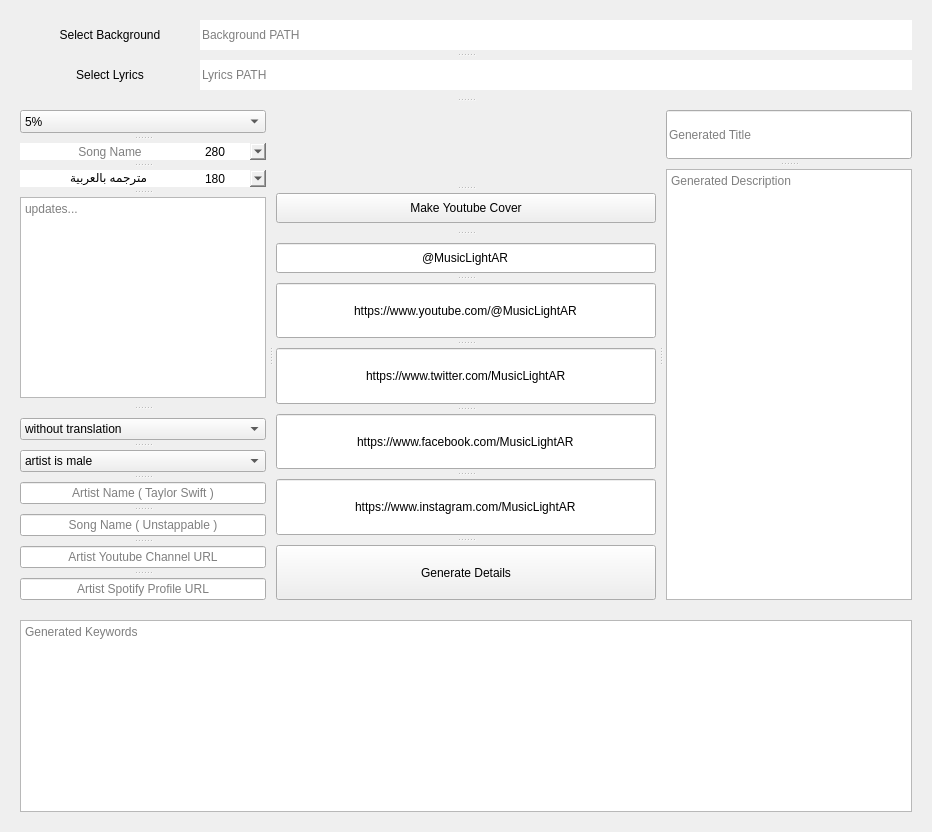
      <widget class="QWidget" name="TabSection2">
       <attribute name="title">
        <string>Generate Video Details</string>
       </attribute>
       <layout class="QGridLayout" name="gridLayout_5">
        <property name="leftMargin">
         <number>0</number>
        </property>
        <property name="topMargin">
         <number>0</number>
        </property>
        <property name="rightMargin">
         <number>0</number>
        </property>
        <property name="bottomMargin">
         <number>0</number>
        </property>
        <property name="spacing">
         <number>0</number>
        </property>
        <item row="0" column="0">
         <widget class="QWidget" name="section2" native="true">
          <layout class="QGridLayout" name="gridLayout_4">
           <property name="leftMargin">
            <number>20</number>
           </property>
           <property name="topMargin">
            <number>20</number>
           </property>
           <property name="rightMargin">
            <number>20</number>
           </property>
           <property name="bottomMargin">
            <number>20</number>
           </property>
           <property name="horizontalSpacing">
            <number>0</number>
           </property>
           <property name="verticalSpacing">
            <number>20</number>
           </property>
           <item row="0" column="0">
            <widget class="QSplitter" name="splitter_28">
             <property name="orientation">
              <enum>Qt::Vertical</enum>
             </property>
             <property name="handleWidth">
              <number>20</number>
             </property>
             <widget class="QSplitter" name="splitter_27">
              <property name="orientation">
               <enum>Qt::Vertical</enum>
              </property>
              <property name="handleWidth">
               <number>10</number>
              </property>
              <widget class="QSplitter" name="splitter_17">
               <property name="orientation">
                <enum>Qt::Horizontal</enum>
               </property>
               <property name="handleWidth">
                <number>0</number>
               </property>
               <widget class="QPushButton" name="VideoBackground2Button">
                <property name="minimumSize">
                 <size>
                  <width>180</width>
                  <height>30</height>
                 </size>
                </property>
                <property name="maximumSize">
                 <size>
                  <width>180</width>
                  <height>30</height>
                 </size>
                </property>
                <property name="styleSheet">
                 <string notr="true">border-top-right-radius: 0px;
border-bottom-right-radius: 0px;</string>
                </property>
                <property name="text">
                 <string>Select Background</string>
                </property>
               </widget>
               <widget class="QLineEdit" name="VideoBackgroundPath2">
                <property name="enabled">
                 <bool>false</bool>
                </property>
                <property name="styleSheet">
                 <string notr="true">border-top-left-radius: 0px;
border-bottom-left-radius: 0px;</string>
                </property>
                <property name="placeholderText">
                 <string>Background PATH</string>
                </property>
               </widget>
              </widget>
              <widget class="QSplitter" name="splitter_18">
               <property name="orientation">
                <enum>Qt::Horizontal</enum>
               </property>
               <property name="handleWidth">
                <number>0</number>
               </property>
               <widget class="QPushButton" name="DescriptionLyricsButton">
                <property name="minimumSize">
                 <size>
                  <width>180</width>
                  <height>30</height>
                 </size>
                </property>
                <property name="maximumSize">
                 <size>
                  <width>180</width>
                  <height>30</height>
                 </size>
                </property>
                <property name="styleSheet">
                 <string notr="true">border-top-right-radius: 0px;
border-bottom-right-radius: 0px;</string>
                </property>
                <property name="text">
                 <string>Select Lyrics</string>
                </property>
               </widget>
               <widget class="QLineEdit" name="DescriptionLyricsPath">
                <property name="enabled">
                 <bool>false</bool>
                </property>
                <property name="styleSheet">
                 <string notr="true">border-top-left-radius: 0px;
border-bottom-left-radius: 0px;</string>
                </property>
                <property name="placeholderText">
                 <string>Lyrics PATH</string>
                </property>
               </widget>
              </widget>
             </widget>
             <widget class="QSplitter" name="splitter_26">
              <property name="orientation">
               <enum>Qt::Horizontal</enum>
              </property>
              <property name="handleWidth">
               <number>10</number>
              </property>
              <widget class="QSplitter" name="splitter_24">
               <property name="orientation">
                <enum>Qt::Vertical</enum>
               </property>
               <property name="handleWidth">
                <number>20</number>
               </property>
               <widget class="QSplitter" name="splitter_19">
                <property name="orientation">
                 <enum>Qt::Vertical</enum>
                </property>
                <property name="handleWidth">
                 <number>10</number>
                </property>
                <widget class="QComboBox" name="Transparant2">
                 <property name="currentIndex">
                  <number>0</number>
                 </property>
                 <item>
                  <property name="text">
                   <string>5%</string>
                  </property>
                 </item>
                 <item>
                  <property name="text">
                   <string>10%</string>
                  </property>
                 </item>
                 <item>
                  <property name="text">
                   <string>15%</string>
                  </property>
                 </item>
                 <item>
                  <property name="text">
                   <string>20%</string>
                  </property>
                 </item>
                 <item>
                  <property name="text">
                   <string>25%</string>
                  </property>
                 </item>
                 <item>
                  <property name="text">
                   <string>30%</string>
                  </property>
                 </item>
                 <item>
                  <property name="text">
                   <string>35%</string>
                  </property>
                 </item>
                 <item>
                  <property name="text">
                   <string>40%</string>
                  </property>
                 </item>
                 <item>
                  <property name="text">
                   <string>45%</string>
                  </property>
                 </item>
                 <item>
                  <property name="text">
                   <string>50%</string>
                  </property>
                 </item>
                 <item>
                  <property name="text">
                   <string>55%</string>
                  </property>
                 </item>
                 <item>
                  <property name="text">
                   <string>60%</string>
                  </property>
                 </item>
                 <item>
                  <property name="text">
                   <string>65%</string>
                  </property>
                 </item>
                 <item>
                  <property name="text">
                   <string>70%</string>
                  </property>
                 </item>
                 <item>
                  <property name="text">
                   <string>75%</string>
                  </property>
                 </item>
                 <item>
                  <property name="text">
                   <string>80%</string>
                  </property>
                 </item>
                 <item>
                  <property name="text">
                   <string>85%</string>
                  </property>
                 </item>
                 <item>
                  <property name="text">
                   <string>90%</string>
                  </property>
                 </item>
                 <item>
                  <property name="text">
                   <string>95%</string>
                  </property>
                 </item>
                 <item>
                  <property name="text">
                   <string>100%</string>
                  </property>
                 </item>
                </widget>
                <widget class="QSplitter" name="splitter_16">
                 <property name="orientation">
                  <enum>Qt::Horizontal</enum>
                 </property>
                 <property name="handleWidth">
                  <number>0</number>
                 </property>
                 <widget class="QLineEdit" name="song_name_only">
                  <property name="styleSheet">
                   <string notr="true">border-top-right-radius: 0px;
border-bottom-right-radius: 0px;</string>
                  </property>
                  <property name="alignment">
                   <set>Qt::AlignCenter</set>
                  </property>
                  <property name="placeholderText">
                   <string>Song Name</string>
                  </property>
                 </widget>
                 <widget class="QComboBox" name="song_name_font_size">
                  <property name="styleSheet">
                   <string notr="true">border-top-left-radius: 0px;
border-bottom-left-radius: 0px;</string>
                  </property>
                  <property name="currentIndex">
                   <number>9</number>
                  </property>
                  <item>
                   <property name="text">
                    <string>100</string>
                   </property>
                  </item>
                  <item>
                   <property name="text">
                    <string>120</string>
                   </property>
                  </item>
                  <item>
                   <property name="text">
                    <string>140</string>
                   </property>
                  </item>
                  <item>
                   <property name="text">
                    <string>160</string>
                   </property>
                  </item>
                  <item>
                   <property name="text">
                    <string>180</string>
                   </property>
                  </item>
                  <item>
                   <property name="text">
                    <string>200</string>
                   </property>
                  </item>
                  <item>
                   <property name="text">
                    <string>220</string>
                   </property>
                  </item>
                  <item>
                   <property name="text">
                    <string>240</string>
                   </property>
                  </item>
                  <item>
                   <property name="text">
                    <string>260</string>
                   </property>
                  </item>
                  <item>
                   <property name="text">
                    <string>280</string>
                   </property>
                  </item>
                  <item>
                   <property name="text">
                    <string>300</string>
                   </property>
                  </item>
                  <item>
                   <property name="text">
                    <string>320</string>
                   </property>
                  </item>
                  <item>
                   <property name="text">
                    <string>340</string>
                   </property>
                  </item>
                  <item>
                   <property name="text">
                    <string>360</string>
                   </property>
                  </item>
                  <item>
                   <property name="text">
                    <string>380</string>
                   </property>
                  </item>
                  <item>
                   <property name="text">
                    <string>400</string>
                   </property>
                  </item>
                  <item>
                   <property name="text">
                    <string>420</string>
                   </property>
                  </item>
                  <item>
                   <property name="text">
                    <string>440</string>
                   </property>
                  </item>
                  <item>
                   <property name="text">
                    <string>460</string>
                   </property>
                  </item>
                  <item>
                   <property name="text">
                    <string>480</string>
                   </property>
                  </item>
                  <item>
                   <property name="text">
                    <string>500</string>
                   </property>
                  </item>
                  <item>
                   <property name="text">
                    <string>520</string>
                   </property>
                  </item>
                  <item>
                   <property name="text">
                    <string>540</string>
                   </property>
                  </item>
                  <item>
                   <property name="text">
                    <string>560</string>
                   </property>
                  </item>
                  <item>
                   <property name="text">
                    <string>580</string>
                   </property>
                  </item>
                  <item>
                   <property name="text">
                    <string>600</string>
                   </property>
                  </item>
                 </widget>
                </widget>
                <widget class="QSplitter" name="splitter_15">
                 <property name="orientation">
                  <enum>Qt::Horizontal</enum>
                 </property>
                 <property name="handleWidth">
                  <number>0</number>
                 </property>
                 <widget class="QLineEdit" name="cover_botton_word">
                  <property name="styleSheet">
                   <string notr="true">border-top-right-radius: 0px;
border-bottom-right-radius: 0px;</string>
                  </property>
                  <property name="text">
                   <string>مترجمه بالعربية</string>
                  </property>
                  <property name="alignment">
                   <set>Qt::AlignCenter</set>
                  </property>
                  <property name="placeholderText">
                   <string>Bottom Word</string>
                  </property>
                 </widget>
                 <widget class="QComboBox" name="second_word_font_size">
                  <property name="styleSheet">
                   <string notr="true">border-top-left-radius: 0px;
border-bottom-left-radius: 0px;</string>
                  </property>
                  <property name="currentIndex">
                   <number>4</number>
                  </property>
                  <item>
                   <property name="text">
                    <string>100</string>
                   </property>
                  </item>
                  <item>
                   <property name="text">
                    <string>120</string>
                   </property>
                  </item>
                  <item>
                   <property name="text">
                    <string>140</string>
                   </property>
                  </item>
                  <item>
                   <property name="text">
                    <string>160</string>
                   </property>
                  </item>
                  <item>
                   <property name="text">
                    <string>180</string>
                   </property>
                  </item>
                  <item>
                   <property name="text">
                    <string>200</string>
                   </property>
                  </item>
                  <item>
                   <property name="text">
                    <string>220</string>
                   </property>
                  </item>
                  <item>
                   <property name="text">
                    <string>240</string>
                   </property>
                  </item>
                  <item>
                   <property name="text">
                    <string>260</string>
                   </property>
                  </item>
                  <item>
                   <property name="text">
                    <string>280</string>
                   </property>
                  </item>
                  <item>
                   <property name="text">
                    <string>300</string>
                   </property>
                  </item>
                  <item>
                   <property name="text">
                    <string>320</string>
                   </property>
                  </item>
                  <item>
                   <property name="text">
                    <string>340</string>
                   </property>
                  </item>
                  <item>
                   <property name="text">
                    <string>360</string>
                   </property>
                  </item>
                  <item>
                   <property name="text">
                    <string>380</string>
                   </property>
                  </item>
                  <item>
                   <property name="text">
                    <string>400</string>
                   </property>
                  </item>
                 </widget>
                </widget>
                <widget class="QPlainTextEdit" name="CoverBox">
                 <property name="placeholderText">
                  <string>updates...</string>
                 </property>
                </widget>
               </widget>
               <widget class="QSplitter" name="splitter_22">
                <property name="orientation">
                 <enum>Qt::Vertical</enum>
                </property>
                <property name="handleWidth">
                 <number>10</number>
                </property>
                <widget class="QComboBox" name="DescriptionLyricsType">
                 <item>
                  <property name="text">
                   <string>without translation</string>
                  </property>
                 </item>
                 <item>
                  <property name="text">
                   <string>translate to arabic</string>
                  </property>
                 </item>
                 <item>
                  <property name="text">
                   <string>translate to english</string>
                  </property>
                 </item>
                 <item>
                  <property name="text">
                   <string>translate to spanish</string>
                  </property>
                 </item>
                </widget>
                <widget class="QComboBox" name="ArtistGender">
                 <item>
                  <property name="text">
                   <string>artist is male</string>
                  </property>
                 </item>
                 <item>
                  <property name="text">
                   <string>artist is female</string>
                  </property>
                 </item>
                 <item>
                  <property name="text">
                   <string>artist is a group</string>
                  </property>
                 </item>
                </widget>
                <widget class="QLineEdit" name="ArtistName">
                 <property name="alignment">
                  <set>Qt::AlignCenter</set>
                 </property>
                 <property name="placeholderText">
                  <string>Artist Name ( Taylor Swift )</string>
                 </property>
                </widget>
                <widget class="QLineEdit" name="SongName_Keyword">
                 <property name="alignment">
                  <set>Qt::AlignCenter</set>
                 </property>
                 <property name="placeholderText">
                  <string>Song Name ( Unstappable )</string>
                 </property>
                </widget>
                <widget class="QLineEdit" name="ArtistYoutubeChannelLink">
                 <property name="alignment">
                  <set>Qt::AlignCenter</set>
                 </property>
                 <property name="placeholderText">
                  <string>Artist Youtube Channel URL</string>
                 </property>
                </widget>
                <widget class="QLineEdit" name="ArtistSpofityLink">
                 <property name="alignment">
                  <set>Qt::AlignCenter</set>
                 </property>
                 <property name="placeholderText">
                  <string>Artist Spotify Profile URL</string>
                 </property>
                </widget>
               </widget>
              </widget>
              <widget class="QSplitter" name="splitter_25">
               <property name="minimumSize">
                <size>
                 <width>0</width>
                 <height>490</height>
                </size>
               </property>
               <property name="maximumSize">
                <size>
                 <width>380</width>
                 <height>490</height>
                </size>
               </property>
               <property name="orientation">
                <enum>Qt::Vertical</enum>
               </property>
               <property name="handleWidth">
                <number>20</number>
               </property>
               <widget class="QSplitter" name="splitter_20">
                <property name="maximumSize">
                 <size>
                  <width>380</width>
                  <height>240</height>
                 </size>
                </property>
                <property name="orientation">
                 <enum>Qt::Vertical</enum>
                </property>
                <property name="handleWidth">
                 <number>10</number>
                </property>
                <widget class="QLabel" name="CoverViewer2">
                 <property name="minimumSize">
                  <size>
                   <width>380</width>
                   <height>20</height>
                  </size>
                 </property>
                 <property name="maximumSize">
                  <size>
                   <width>380</width>
                   <height>200</height>
                  </size>
                 </property>
                 <property name="text">
                  <string/>
                 </property>
                 <property name="pixmap">
                  <pixmap>../../../../../../../Downloads/cover (2).jpg</pixmap>
                 </property>
                 <property name="scaledContents">
                  <bool>true</bool>
                 </property>
                 <property name="alignment">
                  <set>Qt::AlignCenter</set>
                 </property>
                </widget>
                <widget class="QPushButton" name="MakeYoutubeCover">
                 <property name="maximumSize">
                  <size>
                   <width>16777215</width>
                   <height>30</height>
                  </size>
                 </property>
                 <property name="text">
                  <string>Make Youtube Cover</string>
                 </property>
                </widget>
               </widget>
               <widget class="QSplitter" name="splitter_21">
                <property name="orientation">
                 <enum>Qt::Vertical</enum>
                </property>
                <property name="handleWidth">
                 <number>10</number>
                </property>
                <widget class="QLineEdit" name="YourYoutubeChannelName">
                 <property name="minimumSize">
                  <size>
                   <width>380</width>
                   <height>30</height>
                  </size>
                 </property>
                 <property name="maximumSize">
                  <size>
                   <width>380</width>
                   <height>30</height>
                  </size>
                 </property>
                 <property name="text">
                  <string>@MusicLightAR</string>
                 </property>
                 <property name="alignment">
                  <set>Qt::AlignCenter</set>
                 </property>
                 <property name="placeholderText">
                  <string>Your Youtube Channel Name</string>
                 </property>
                </widget>
                <widget class="QLineEdit" name="YourYoutubeChannelLink">
                 <property name="text">
                  <string>https://www.youtube.com/@MusicLightAR</string>
                 </property>
                 <property name="alignment">
                  <set>Qt::AlignCenter</set>
                 </property>
                 <property name="readOnly">
                  <bool>false</bool>
                 </property>
                 <property name="placeholderText">
                  <string>Your Youtube Channel URL</string>
                 </property>
                </widget>
                <widget class="QLineEdit" name="YourTwitterLink">
                 <property name="text">
                  <string>https://www.twitter.com/MusicLightAR</string>
                 </property>
                 <property name="alignment">
                  <set>Qt::AlignCenter</set>
                 </property>
                 <property name="placeholderText">
                  <string>Your Twitter Profile URL</string>
                 </property>
                </widget>
                <widget class="QLineEdit" name="YourFacebookLink">
                 <property name="text">
                  <string>https://www.facebook.com/MusicLightAR</string>
                 </property>
                 <property name="alignment">
                  <set>Qt::AlignCenter</set>
                 </property>
                 <property name="placeholderText">
                  <string>Your Facebook Page URL</string>
                 </property>
                </widget>
                <widget class="QLineEdit" name="YourInstagramLink">
                 <property name="text">
                  <string>https://www.instagram.com/MusicLightAR</string>
                 </property>
                 <property name="alignment">
                  <set>Qt::AlignCenter</set>
                 </property>
                 <property name="placeholderText">
                  <string>Your Instagram Profile URL</string>
                 </property>
                </widget>
                <widget class="QPushButton" name="GenerateVideoDescriptionButton">
                 <property name="text">
                  <string>Generate Details</string>
                 </property>
                </widget>
               </widget>
              </widget>
              <widget class="QSplitter" name="splitter_23">
               <property name="orientation">
                <enum>Qt::Vertical</enum>
               </property>
               <property name="handleWidth">
                <number>10</number>
               </property>
               <widget class="QLineEdit" name="Titlebox">
                <property name="placeholderText">
                 <string>Generated Title</string>
                </property>
               </widget>
               <widget class="QPlainTextEdit" name="DescriptionBox">
                <property name="placeholderText">
                 <string>Generated Description</string>
                </property>
               </widget>
              </widget>
             </widget>
            </widget>
           </item>
           <item row="1" column="0">
            <widget class="QPlainTextEdit" name="Tagsbox">
             <property name="maximumSize">
              <size>
               <width>16777215</width>
               <height>16777215</height>
              </size>
             </property>
             <property name="placeholderText">
              <string>Generated Keywords</string>
             </property>
            </widget>
           </item>
          </layout>
         </widget>
        </item>
       </layout>
      </widget>
